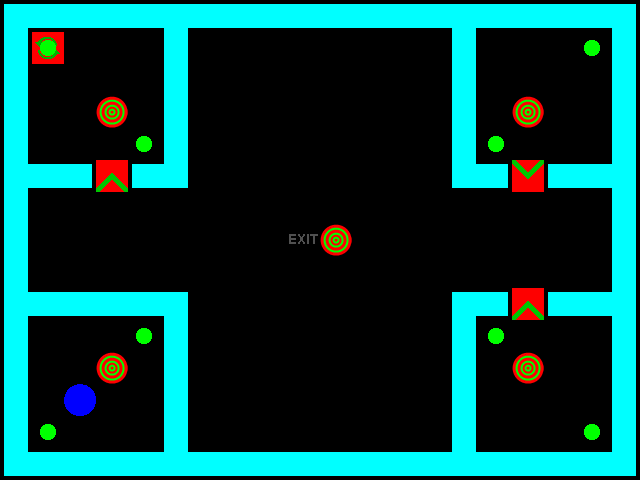

The image is a tile-based game level rendered from a .tmx file. Its description and complete source (layers, tilesets, objects, tile grids) follow:
An orthogonal 20x15 tile map with 32x32 px tiles, 4 tile layers (Layer 0, Layer 1, Layer 2, Layer 3), 5 tilesets.

<map version="1.0" orientation="orthogonal" renderorder="right-down" width="20" height="15" tilewidth="32" tileheight="32" nextobjectid="1">
 <properties>
  <property name="Description" value="Looks like someone invented teleportation!" />
  <property name="Title" value="Level 12" />
 </properties>
 <tileset firstgid="1" name="Walls" tilewidth="32" tileheight="32">
  <image source="walls.png" width="352" height="224" />
 </tileset>
 <tileset firstgid="78" name="Layer0" tilewidth="32" tileheight="32">
  <image source="Layer0.png" width="256" height="64" />
 </tileset>
 <tileset firstgid="94" name="Layer1" tilewidth="32" tileheight="32">
  <image source="Layer1.png" width="256" height="32" />
 </tileset>
 <tileset firstgid="102" name="Layer2" tilewidth="32" tileheight="32">
  <image source="Layer2.png" width="256" height="32" />
 </tileset>
 <tileset firstgid="110" name="Layer3" tilewidth="32" tileheight="32">
  <image source="Layer3.png" width="256" height="32" />
 </tileset>
 <layer name="Layer 0" width="20" height="15">
  <data encoding="csv">
5,35,35,35,35,6,35,35,35,35,35,35,35,35,6,35,35,35,35,7,
15,91,0,0,0,15,0,0,0,0,0,0,0,0,15,0,0,0,0,15,
15,0,0,0,0,15,0,0,0,0,0,0,0,0,15,0,0,0,0,15,
15,0,0,82,0,15,0,0,0,0,0,0,0,0,15,0,82,0,0,15,
15,0,0,0,0,15,0,0,0,0,0,0,0,0,15,0,0,0,0,15,
16,35,36,86,34,29,0,0,0,0,0,0,0,0,27,36,87,34,35,18,
15,0,0,0,0,0,0,0,0,0,0,0,0,0,0,0,0,0,0,15,
15,0,0,0,0,0,0,0,0,78,82,0,0,0,0,0,0,0,0,15,
15,0,0,0,0,0,0,0,0,0,0,0,0,0,0,0,0,0,0,15,
16,35,35,35,35,7,0,0,0,0,0,0,0,0,5,36,86,34,35,18,
15,0,0,0,0,15,0,0,0,0,0,0,0,0,15,0,0,0,0,15,
15,0,0,82,0,15,0,0,0,0,0,0,0,0,15,0,82,0,0,15,
15,0,0,0,0,15,0,0,0,0,0,0,0,0,15,0,0,0,0,15,
15,0,0,0,0,15,0,0,0,0,0,0,0,0,15,0,0,0,0,15,
27,35,35,35,35,28,35,35,35,35,35,35,35,35,28,35,35,35,35,29
</data>
 </layer>
 <layer name="Layer 1" width="20" height="15">
  <data encoding="csv">
0,0,0,0,0,0,0,0,0,0,0,0,0,0,0,0,0,0,0,0,
0,0,0,0,0,0,0,0,0,0,0,0,0,0,0,0,0,0,0,0,
0,0,0,0,0,0,0,0,0,0,0,0,0,0,0,0,0,0,0,0,
0,0,0,0,0,0,0,0,0,0,0,0,0,0,0,0,0,0,0,0,
0,0,0,0,0,0,0,0,0,0,0,0,0,0,0,0,0,0,0,0,
0,0,0,0,0,0,0,0,0,0,0,0,0,0,0,0,0,0,0,0,
0,0,0,0,0,0,0,0,0,0,0,0,0,0,0,0,0,0,0,0,
0,0,0,0,0,0,0,0,0,0,0,0,0,0,0,0,0,0,0,0,
0,0,0,0,0,0,0,0,0,0,0,0,0,0,0,0,0,0,0,0,
0,0,0,0,0,0,0,0,0,0,0,0,0,0,0,0,0,0,0,0,
0,0,0,0,0,0,0,0,0,0,0,0,0,0,0,0,0,0,0,0,
0,0,0,0,0,0,0,0,0,0,0,0,0,0,0,0,0,0,0,0,
0,0,0,0,0,0,0,0,0,0,0,0,0,0,0,0,0,0,0,0,
0,0,0,0,0,0,0,0,0,0,0,0,0,0,0,0,0,0,0,0,
0,0,0,0,0,0,0,0,0,0,0,0,0,0,0,0,0,0,0,0
</data>
 </layer>
 <layer name="Layer 2" width="20" height="15">
  <data encoding="csv">
0,0,0,0,0,0,0,0,0,0,0,0,0,0,0,0,0,0,0,0,
0,0,0,0,0,0,0,0,0,0,0,0,0,0,0,0,0,0,0,0,
0,0,0,0,0,0,0,0,0,0,0,0,0,0,0,0,0,0,0,0,
0,0,0,0,0,0,0,0,0,0,0,0,0,0,0,0,0,0,0,0,
0,0,0,0,0,0,0,0,0,0,0,0,0,0,0,0,0,0,0,0,
0,0,0,0,0,0,0,0,0,0,0,0,0,0,0,0,0,0,0,0,
0,0,0,0,0,0,0,0,0,0,0,0,0,0,0,0,0,0,0,0,
0,0,0,0,0,0,0,0,0,0,0,0,0,0,0,0,0,0,0,0,
0,0,0,0,0,0,0,0,0,0,0,0,0,0,0,0,0,0,0,0,
0,0,0,0,0,0,0,0,0,0,0,0,0,0,0,0,0,0,0,0,
0,0,0,0,0,0,0,0,0,0,0,0,0,0,0,0,0,0,0,0,
0,0,0,0,0,0,0,0,0,0,0,0,0,0,0,0,0,0,0,0,
0,0,0,0,0,0,0,0,0,0,0,0,0,0,0,0,0,0,0,0,
0,0,0,0,0,0,0,0,0,0,0,0,0,0,0,0,0,0,0,0,
0,0,0,0,0,0,0,0,0,0,0,0,0,0,0,0,0,0,0,0
</data>
 </layer>
 <layer name="Layer 3" width="20" height="15">
  <data encoding="csv">
0,0,0,0,0,0,0,0,0,0,0,0,0,0,0,0,0,0,0,0,
0,111,0,0,0,0,0,0,0,0,0,0,0,0,0,0,0,0,111,0,
0,0,0,0,0,0,0,0,0,0,0,0,0,0,0,0,0,0,0,0,
0,0,0,0,0,0,0,0,0,0,0,0,0,0,0,0,0,0,0,0,
0,0,0,0,111,0,0,0,0,0,0,0,0,0,0,111,0,0,0,0,
0,0,0,0,0,0,0,0,0,0,0,0,0,0,0,0,0,0,0,0,
0,0,0,0,0,0,0,0,0,0,0,0,0,0,0,0,0,0,0,0,
0,0,0,0,0,0,0,0,0,0,0,0,0,0,0,0,0,0,0,0,
0,0,0,0,0,0,0,0,0,0,0,0,0,0,0,0,0,0,0,0,
0,0,0,0,0,0,0,0,0,0,0,0,0,0,0,0,0,0,0,0,
0,0,0,0,111,0,0,0,0,0,0,0,0,0,0,111,0,0,0,0,
0,0,0,0,0,0,0,0,0,0,0,0,0,0,0,0,0,0,0,0,
0,0,110,0,0,0,0,0,0,0,0,0,0,0,0,0,0,0,0,0,
0,111,0,0,0,0,0,0,0,0,0,0,0,0,0,0,0,0,111,0,
0,0,0,0,0,0,0,0,0,0,0,0,0,0,0,0,0,0,0,0
</data>
 </layer>
</map>
